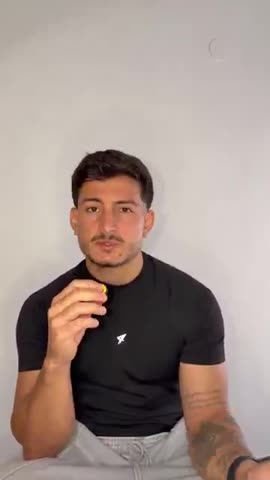
#> input picture planes-alumnos/_referencia Claude/camilo/plan_img/L09.jpg, 270 x 480 px
$ python bordes_cuadro.py '../../../planes-alumnos/_referencia Claude/camilo/plan_img/L09.jpg' out.png
#> lines starting #> are read from the running program, lines starting #| are printed output that depends on the picture
"""Recortes a tamaño real de las esquinas y el centro de los bordes de un fotograma (arriba y abajo), en una hoja.
Sirve para ver artefactos de los efectos en el borde del cuadro: p. ej. VR Chromatic Aberrations deja una raya azul de
~5 px arriba y abajo (no hay imagen fuera del cuadro con qué rellenar). Tanda 04 · 03.
Uso: python bordes_cuadro.py fotograma.png salida.jpg
"""
import sys

from PIL import Image

im = Image.open(sys.argv[1]).convert("RGB")
#> im is the input picture: PIL image 270x480 RGB; mean R, G, B 161.1, 144.5, 137.6
W, H = im.size
#> W = 270; H = 480
zonas = [(0, 0, 480, 160), (W // 2 - 240, 0, W // 2 + 240, 160), (W - 480, 0, W, 160),
         (0, H - 160, 480, H), (W // 2 - 240, H - 160, W // 2 + 240, H), (W - 480, H - 160, W, H)]
hoja = Image.new("RGB", (480 * 3 + 20, 160 * 2 + 10), (255, 0, 255))
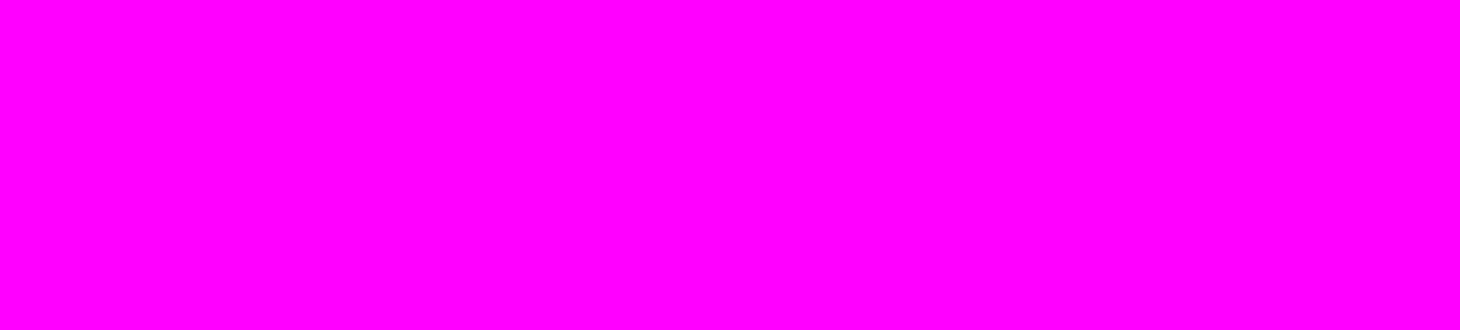
#> hoja: PIL image 1460x330 RGB; mean R, G, B 255, 0, 255
for i, z in enumerate(zonas):
    hoja.paste(im.crop(z), ((i % 3) * 490, (i // 3) * 170))
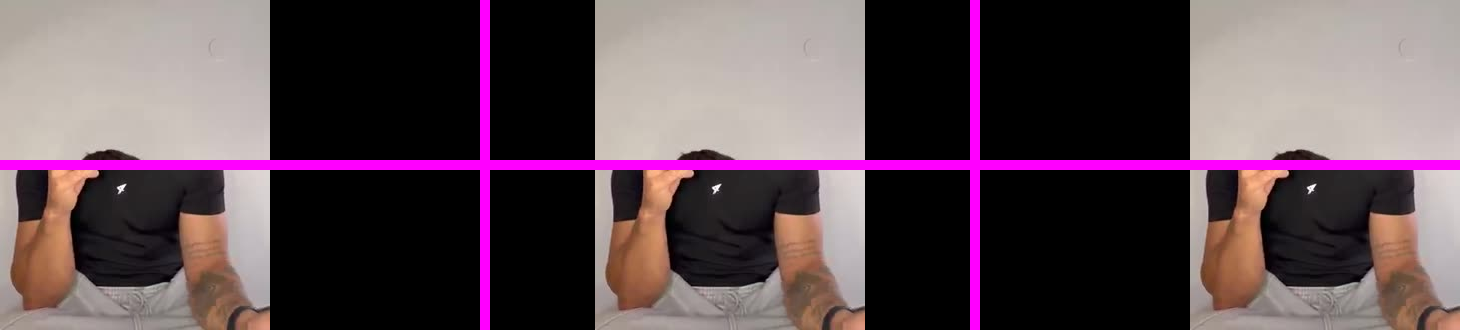
#> hoja: PIL image 1460x330 RGB; mean R, G, B 94.8, 75.8, 83.6
hoja.save(sys.argv[2], quality=92)
print("OK", sys.argv[2])

$ run again, on planes-alumnos/_referencia Claude/camilo/plan_img/L17.jpg
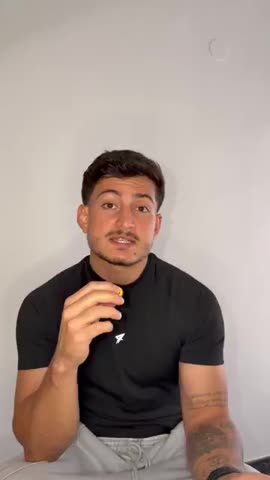
#> input picture planes-alumnos/_referencia Claude/camilo/plan_img/L17.jpg, 270 x 480 px
#> im is the input picture: PIL image 270x480 RGB; mean R, G, B 160.8, 144.3, 136.7
#> after the loop `for i, z in enumerate(zonas):`:
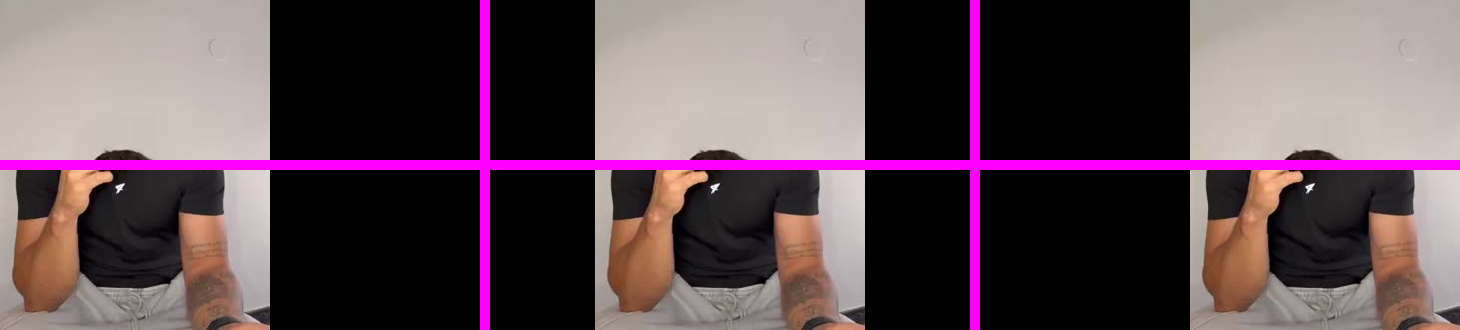
#> hoja: PIL image 1460x330 RGB; mean R, G, B 95, 76, 83.4
